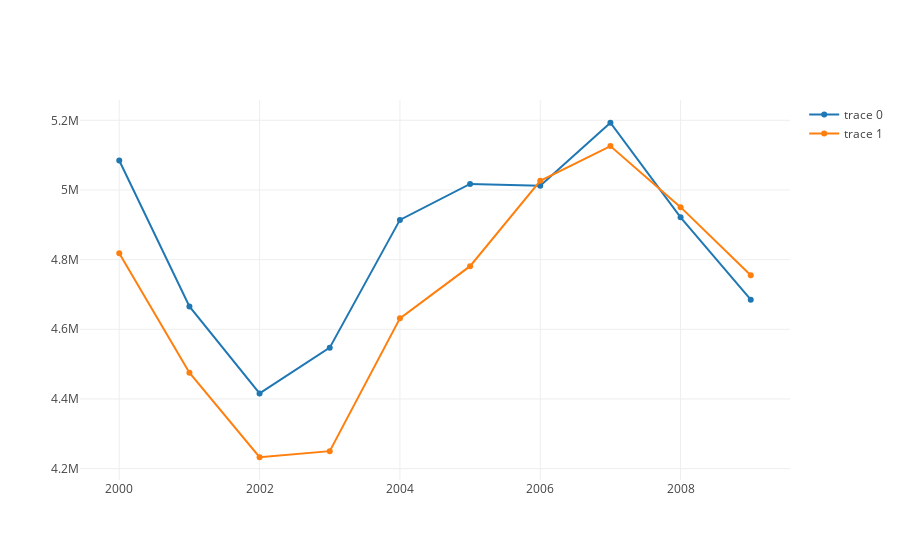

The code cell stored with this chart in its notebook:
### Code cell
data1 = go.Scatter(
        x=df[df['Origin_state'] == 'CA']['Year'], 
        y=df[df['Origin_state'] == 'CA']['Passengers']
    )

data2 = go.Scatter(
        x=df[df['Origin_state'] == 'TX']['Year'], 
        y=df[df['Origin_state'] == 'TX']['Passengers']
    )

fig_data = [data1, data2]
fig = go.Figure(data = fig_data)
iplot(fig)

### Figure 1 — Plotly figure (JSON) as saved in the notebook; plotly's stock layout.template omitted (floating-point values rounded to 4 significant figures)
{"data": [{"type": "scatter", "x": ["2000", "2001", "2002", "2003", "2004", "2005", "2006", "2007", "2008", "2009"], "y": [5085000.0, 4666000.0, 4415798, 4547000.0, 4914000.0, 5017435, 5012000.0, 5193000.0, 4921000.0, 4685000.0]}, {"type": "scatter", "x": ["2000", "2001", "2002", "2003", "2004", "2005", "2006", "2007", "2008", "2009"], "y": [4818000.0, 4475000.0, 4233000.0, 4250000.0, 4631000.0, 4781000.0, 5026000.0, 5126000.0, 4951000.0, 4755000.0]}], "layout": {}}
